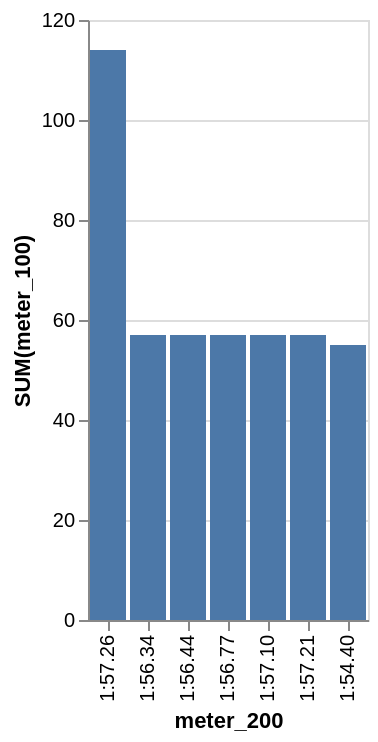

Write the Vega-Lite specification saved for this chart.
### Vega-Lite specification from a JSON file in a GitHub repository (floating-point values rounded to 4 significant figures)
{"data": {"values": [{"x_data": "1:54.40", "y_data": 55}, {"x_data": "1:56.34", "y_data": 57}, {"x_data": "1:56.44", "y_data": 57}, {"x_data": "1:56.77", "y_data": 57}, {"x_data": "1:57.10", "y_data": 57}, {"x_data": "1:57.21", "y_data": 57}, {"x_data": "1:57.26", "y_data": 114}]}, "mark": "bar", "encoding": {"x": {"field": "x_data", "type": "nominal", "title": "meter_200", "sort": {"op": "sum", "field": "y_data", "order": "descending"}}, "y": {"field": "y_data", "type": "quantitative", "title": "SUM(meter_100)"}}}
